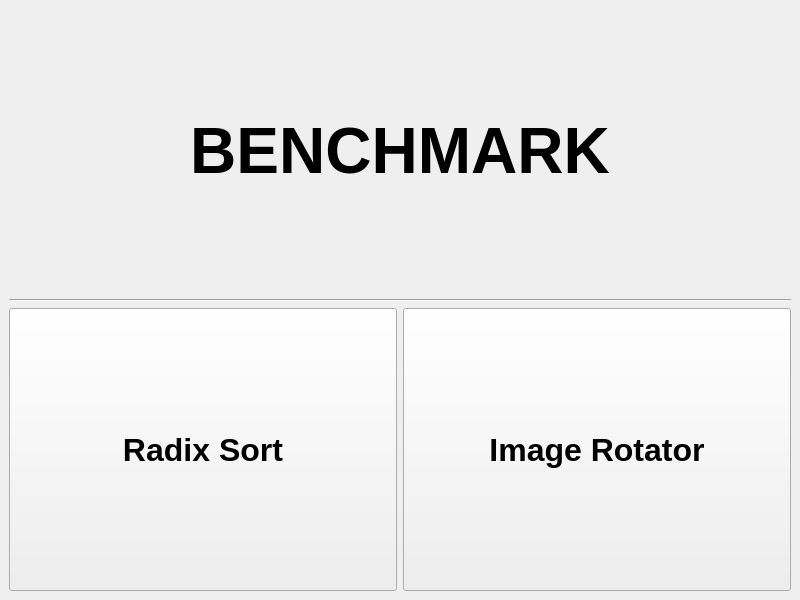
<?xml version="1.0" encoding="UTF-8"?>
<ui version="4.0">
 <class>MainWindow</class>
 <widget class="QMainWindow" name="MainWindow">
  <property name="geometry">
   <rect>
    <x>0</x>
    <y>0</y>
    <width>800</width>
    <height>600</height>
   </rect>
  </property>
  <property name="windowTitle">
   <string>Benchmark</string>
  </property>
  <widget class="QWidget" name="MainWindowLayout">
   <property name="minimumSize">
    <size>
     <width>600</width>
     <height>600</height>
    </size>
   </property>
   <layout class="QVBoxLayout" name="verticalLayout">
    <item>
     <widget class="QLabel" name="titleLabel">
      <property name="sizePolicy">
       <sizepolicy hsizetype="Preferred" vsizetype="Preferred">
        <horstretch>0</horstretch>
        <verstretch>0</verstretch>
       </sizepolicy>
      </property>
      <property name="font">
       <font>
        <pointsize>48</pointsize>
        <bold>true</bold>
       </font>
      </property>
      <property name="text">
       <string>BENCHMARK</string>
      </property>
      <property name="alignment">
       <set>Qt::AlignCenter</set>
      </property>
     </widget>
    </item>
    <item>
     <widget class="Line" name="line">
      <property name="orientation">
       <enum>Qt::Horizontal</enum>
      </property>
     </widget>
    </item>
    <item>
     <layout class="QHBoxLayout" name="algorithmsLayout">
      <item>
       <widget class="QPushButton" name="showRadixSortBtn">
        <property name="sizePolicy">
         <sizepolicy hsizetype="Minimum" vsizetype="Minimum">
          <horstretch>0</horstretch>
          <verstretch>0</verstretch>
         </sizepolicy>
        </property>
        <property name="font">
         <font>
          <pointsize>24</pointsize>
          <bold>true</bold>
         </font>
        </property>
        <property name="text">
         <string>Radix Sort</string>
        </property>
       </widget>
      </item>
      <item>
       <widget class="QPushButton" name="showImageRotatorBtn">
        <property name="sizePolicy">
         <sizepolicy hsizetype="Minimum" vsizetype="Minimum">
          <horstretch>0</horstretch>
          <verstretch>0</verstretch>
         </sizepolicy>
        </property>
        <property name="font">
         <font>
          <pointsize>24</pointsize>
          <bold>true</bold>
         </font>
        </property>
        <property name="text">
         <string>Image Rotator</string>
        </property>
       </widget>
      </item>
     </layout>
    </item>
   </layout>
  </widget>
 </widget>
 <resources/>
 <connections/>
</ui>
